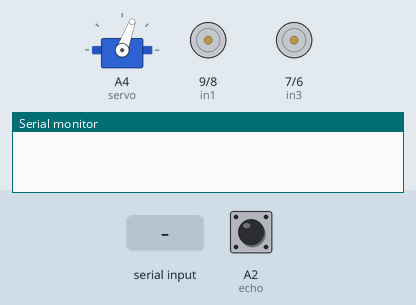
Bench run of a sketch on a simulated Arduino Uno, built with avr-gcc and run on an emulated ATmega328P. On the bench: servo, motor-driver pin pairs drawn as motors (green arrow = first pin HIGH = forward, orange = second pin HIGH = backward, longer = more drive, scaled by the enable pin), the last lines printed to the serial monitor. Wiring (inferred from the names in the program): servo: signal A4. The test bench sets the inputs (shaded band); at power-on: A2 (echo) LOW. Servo pulses on a pin are drawn as a servo (544–2400 µs = 0–180°).

Above: at 4.7 s.
4.8 s: "1\n" received over the second serial link
At 7.5 s:
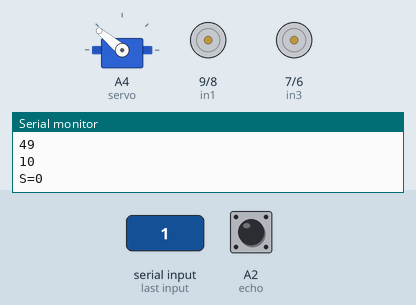
7.8 s: A2 (echo) pulsed HIGH 2 times (0.12 s each, 0.3 s apart)
At 10.5 s:
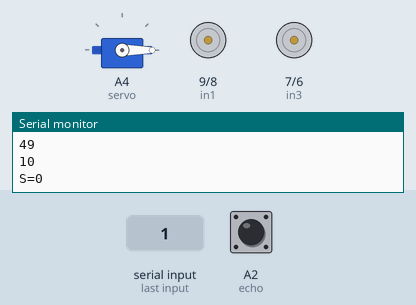
10.8 s: "0\n" received over the second serial link
At 13.3 s:
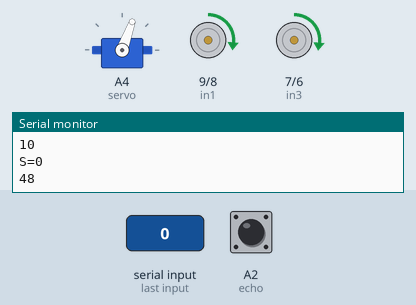
Timing chart, 0 to 28.8 s (numbered marks = the images above; inputs shaded):
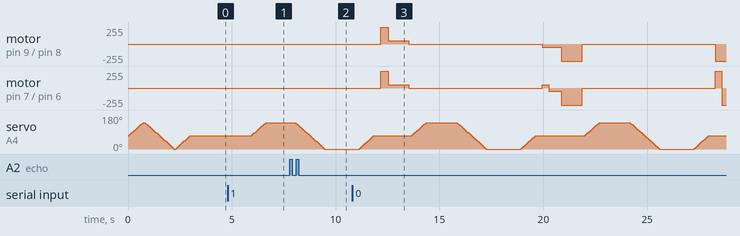

The sketch:

R.O.V.E.R.ino
```cpp
//*************************//Code By Sakshyam Bastakoti//**********************//

#include <SoftwareSerial.h>
SoftwareSerial BT_Serial(2, 3); // RX, TX


#define enA 10//Enable1 L298 Pin enA
#define in1 9 //Motor1  L298 Pin in1
#define in2 8 //Motor1  L298 Pin in1
#define in3 7 //Motor2  L298 Pin in1
#define in4 6 //Motor2  L298 Pin in1
#define enB 5 //Enable2 L298 Pin enB

#define servo A4


#define echo A2    //Echo pin
#define trigger A3 //Trigger pin

int distance_L, distance_F = 30, distance_R;
long distance;
int set = 20;

int bt_data; // variable to receive data from the serial port and IRremote
int Speed = 130;
int mode=0;


void setup(){ // put your setup code here, to run once


pinMode(echo, INPUT );// declare ultrasonic sensor Echo pin as input
pinMode(trigger, OUTPUT); // declare ultrasonic sensor Trigger pin as Output

pinMode(enA, OUTPUT); // declare as output for L298 Pin enA
pinMode(in1, OUTPUT); // declare as output for L298 Pin in1
pinMode(in2, OUTPUT); // declare as output for L298 Pin in2
pinMode(in3, OUTPUT); // declare as output for L298 Pin in3
pinMode(in4, OUTPUT); // declare as output for L298 Pin in4
pinMode(enB, OUTPUT); // declare as output for L298 Pin enB


Serial.begin(9600); // start serial communication at 9600bps
BT_Serial.begin(9600);

pinMode(servo, OUTPUT);

 for (int angle = 70; angle <= 140; angle += 5)  {
   servoPulse(servo, angle);  }
 for (int angle = 140; angle >= 0; angle -= 5)  {
   servoPulse(servo, angle);  }

 for (int angle = 0; angle <= 70; angle += 5)  {
   servoPulse(servo, angle);  }
delay(500);
}


void loop(){

if(BT_Serial.available() > 0){  //if some date is sent, reads it and saves in state
bt_data = BT_Serial.read();
Serial.println(bt_data);
if(bt_data > 20){Speed = bt_data;}
}


     if(bt_data == 8){mode=0; Stop();}    //Manual Android Application and IR Remote Control Command
else if(bt_data ==10){mode=2; Speed=255;} //Auto Obstacle Avoiding Command

analogWrite(enA, Speed); // Write The Duty Cycle 0 to 255 Enable Pin A for Motor1 Speed
analogWrite(enB, Speed); // Write The Duty Cycle 0 to 255 Enable Pin B for Motor2 Speed

if(mode==0){
//===============================================================================
//                          Key Control Command
//===============================================================================
     if(bt_data == 1){forword(); }  // if the bt_data is '1' the DC motor will go forward
else if(bt_data == 2){backword();}  // if the bt_data is '2' the motor will Reverse
else if(bt_data == 3){turnLeft();}  // if the bt_data is '3' the motor will turn left
else if(bt_data == 4){turnRight();} // if the bt_data is '4' the motor will turn right
else if(bt_data == 5){Stop(); }     // if the bt_data '5' the motor will Stop

//===============================================================================
//                          Voice Control Command
//===============================================================================
else if(bt_data == 6){turnLeft();  delay(400);  bt_data = 5;}
else if(bt_data == 7){turnRight(); delay(400);  bt_data = 5;}
}


if(mode==2){
//===============================================================================
//                          Obstacle Avoiding Control
//===============================================================================
 distance_F = Ultrasonic_read();
 Serial.print("S=");Serial.println(distance_F);
  if (distance_F > set){forword();}
    else{Check_side();}
}

delay(10);
}


void servoPulse (int pin, int angle){
int pwm = (angle*11) + 500;      // Convert angle to microseconds
 digitalWrite(pin, HIGH);
 delayMicroseconds(pwm);
 digitalWrite(pin, LOW);
 delay(50);                   // Refresh cycle of servo
}


//**********************Ultrasonic_read****************************
long Ultrasonic_read(){
  digitalWrite(trigger, LOW);
  delayMicroseconds(2);
  digitalWrite(trigger, HIGH);
  delayMicroseconds(10);
  distance = pulseIn (echo, HIGH);
  return distance / 29 / 2;
}

void compareDistance(){
       if (distance_L > distance_R){
  turnLeft();
  delay(350);
  }
  else if (distance_R > distance_L){
  turnRight();
  delay(350);
  }
  else{
  backword();
  delay(300);
  turnRight();
  delay(600);
  }
}

void Check_side(){
    Stop();
    delay(100);
 for (int angle = 70; angle <= 140; angle += 5)  {
   servoPulse(servo, angle);  }
    delay(300);
    distance_L = Ultrasonic_read();
    delay(100);
  for (int angle = 140; angle >= 0; angle -= 5)  {
   servoPulse(servo, angle);  }
    delay(500);
    distance_R = Ultrasonic_read();
    delay(100);
 for (int angle = 0; angle <= 70; angle += 5)  {
   servoPulse(servo, angle);  }
    delay(300);
    compareDistance();
}

void forword(){  //forword
digitalWrite(in1, HIGH); //Right Motor forword Pin
digitalWrite(in2, LOW);  //Right Motor backword Pin
digitalWrite(in3, LOW);  //Left Motor backword Pin
digitalWrite(in4, HIGH); //Left Motor forword Pin
}

void backword(){ //backword
digitalWrite(in1, LOW);  //Right Motor forword Pin
digitalWrite(in2, HIGH); //Right Motor backword Pin
digitalWrite(in3, HIGH); //Left Motor backword Pin
digitalWrite(in4, LOW);  //Left Motor forword Pin
}

void turnRight(){ //turnRight
digitalWrite(in1, LOW);  //Right Motor forword Pin
digitalWrite(in2, HIGH); //Right Motor backword Pin
digitalWrite(in3, LOW);  //Left Motor backword Pin
digitalWrite(in4, HIGH); //Left Motor forword Pin
}

void turnLeft(){ //turnLeft
digitalWrite(in1, HIGH); //Right Motor forword Pin
digitalWrite(in2, LOW);  //Right Motor backword Pin
digitalWrite(in3, HIGH); //Left Motor backword Pin
digitalWrite(in4, LOW);  //Left Motor forword Pin
}

void Stop(){ //stop
digitalWrite(in1, LOW); //Right Motor forword Pin
digitalWrite(in2, LOW); //Right Motor backword Pin
digitalWrite(in3, LOW); //Left Motor backword Pin
digitalWrite(in4, LOW); //Left Motor forword Pin
}

//*************************//Code By Sakshyam Bastakoti//**********************//
```

Measured:
- after the input at 4.8 s, servo on A4 (servo): moves from 70° to 140° over 0.67 s, starting after 1.2 s
